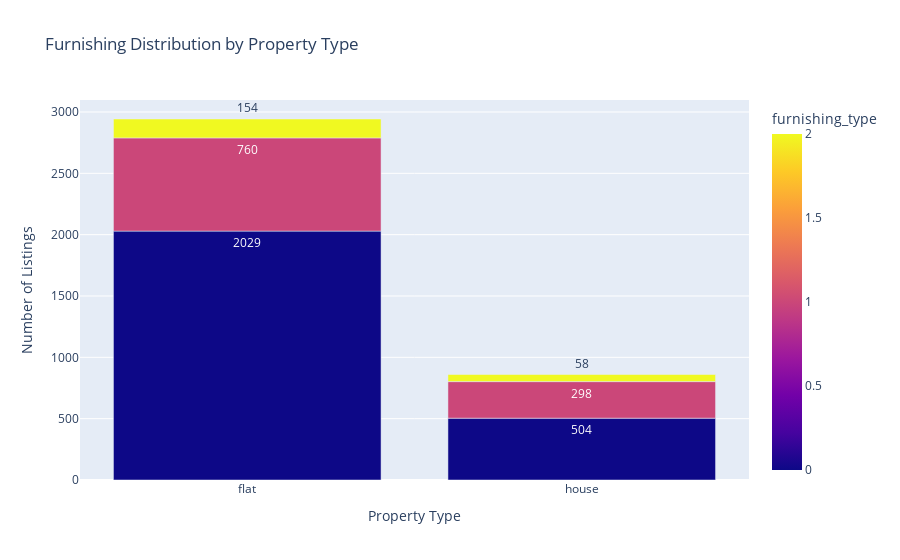

Source (notebook cell):
### Code cell
fig = px.bar(
    df_grouped,
    x="property_type",
    y="count",
    color="furnishing_type",
    title="Furnishing Distribution by Property Type",
    text="count"
)

fig.update_layout(
    barmode="stack",
    xaxis_title="Property Type",
    yaxis_title="Number of Listings",
    legend_title="Furnishing Level"
)

# st.plotly_chart(fig, use_container_width=True)

### Figure 1 — Plotly figure (JSON) as saved in the notebook; plotly's stock layout.template omitted (floating-point values rounded to 4 significant figures)
{"data": [{"alignmentgroup": "True", "hovertemplate": "property_type=%{x}<br>count=%{text}<br>furnishing_type=%{marker.color}<extra></extra>", "legendgroup": "", "marker": {"color": [0, 1, 2, 0, 1, 2], "coloraxis": "coloraxis", "pattern": {"shape": ""}}, "name": "", "offsetgroup": "", "orientation": "v", "showlegend": false, "text": [2029, 760, 154, 504, 298, 58], "textposition": "auto", "type": "bar", "x": ["flat", "flat", "flat", "house", "house", "house"], "xaxis": "x", "y": [2029, 760, 154, 504, 298, 58], "yaxis": "y"}], "layout": {"barmode": "stack", "coloraxis": {"colorbar": {"title": {"text": "furnishing_type"}}, "colorscale": [[0, "#0d0887"], [0.1111, "#46039f"], [0.2222, "#7201a8"], [0.3333, "#9c179e"], [0.4444, "#bd3786"], [0.5556, "#d8576b"], [0.6667, "#ed7953"], [0.7778, "#fb9f3a"], [0.8889, "#fdca26"], [1, "#f0f921"]]}, "legend": {"title": {"text": "Furnishing Level"}, "tracegroupgap": 0}, "title": {"text": "Furnishing Distribution by Property Type"}, "xaxis": {"anchor": "y", "domain": [0, 1], "title": {"text": "Property Type"}}, "yaxis": {"anchor": "x", "domain": [0, 1], "title": {"text": "Number of Listings"}}}}
